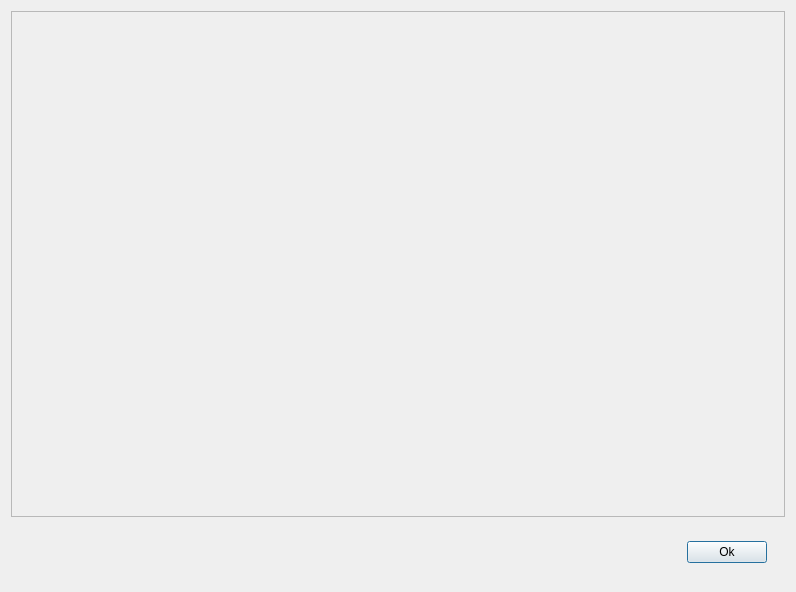
<?xml version="1.0" encoding="UTF-8"?>
<ui version="4.0">
 <class>editor::editor_settings</class>
 <widget class="QDialog" name="editor::editor_settings">
  <property name="geometry">
   <rect>
    <x>0</x>
    <y>0</y>
    <width>796</width>
    <height>592</height>
   </rect>
  </property>
  <property name="sizePolicy">
   <sizepolicy hsizetype="Preferred" vsizetype="Preferred">
    <horstretch>0</horstretch>
    <verstretch>0</verstretch>
   </sizepolicy>
  </property>
  <property name="windowTitle">
   <string>Editor settings</string>
  </property>
  <layout class="QVBoxLayout" name="verticalLayout">
   <property name="sizeConstraint">
    <enum>QLayout::SizeConstraint::SetDefaultConstraint</enum>
   </property>
   <item>
    <widget class="QScrollArea" name="scrollArea">
     <property name="sizePolicy">
      <sizepolicy hsizetype="Expanding" vsizetype="Preferred">
       <horstretch>0</horstretch>
       <verstretch>0</verstretch>
      </sizepolicy>
     </property>
     <property name="frameShape">
      <enum>QFrame::Shape::StyledPanel</enum>
     </property>
     <property name="widgetResizable">
      <bool>true</bool>
     </property>
     <widget class="QWidget" name="SettingsArea">
      <property name="geometry">
       <rect>
        <x>0</x>
        <y>0</y>
        <width>776</width>
        <height>18</height>
       </rect>
      </property>
      <property name="sizePolicy">
       <sizepolicy hsizetype="Preferred" vsizetype="Fixed">
        <horstretch>0</horstretch>
        <verstretch>0</verstretch>
       </sizepolicy>
      </property>
      <layout class="QVBoxLayout" name="verticalLayout_2"/>
     </widget>
    </widget>
   </item>
   <item>
    <widget class="QWidget" name="widget_2" native="true">
     <property name="sizePolicy">
      <sizepolicy hsizetype="Preferred" vsizetype="Fixed">
       <horstretch>0</horstretch>
       <verstretch>0</verstretch>
      </sizepolicy>
     </property>
     <layout class="QHBoxLayout" name="horizontalLayout_2">
      <item>
       <spacer name="horizontalSpacer">
        <property name="orientation">
         <enum>Qt::Orientation::Horizontal</enum>
        </property>
        <property name="sizeHint" stdset="0">
         <size>
          <width>40</width>
          <height>20</height>
         </size>
        </property>
       </spacer>
      </item>
      <item>
       <widget class="QWidget" name="widget" native="true">
        <layout class="QHBoxLayout" name="horizontalLayout">
         <item>
          <widget class="QPushButton" name="Ok">
           <property name="text">
            <string>Ok</string>
           </property>
          </widget>
         </item>
        </layout>
       </widget>
      </item>
     </layout>
    </widget>
   </item>
  </layout>
 </widget>
 <resources/>
 <connections/>
</ui>
